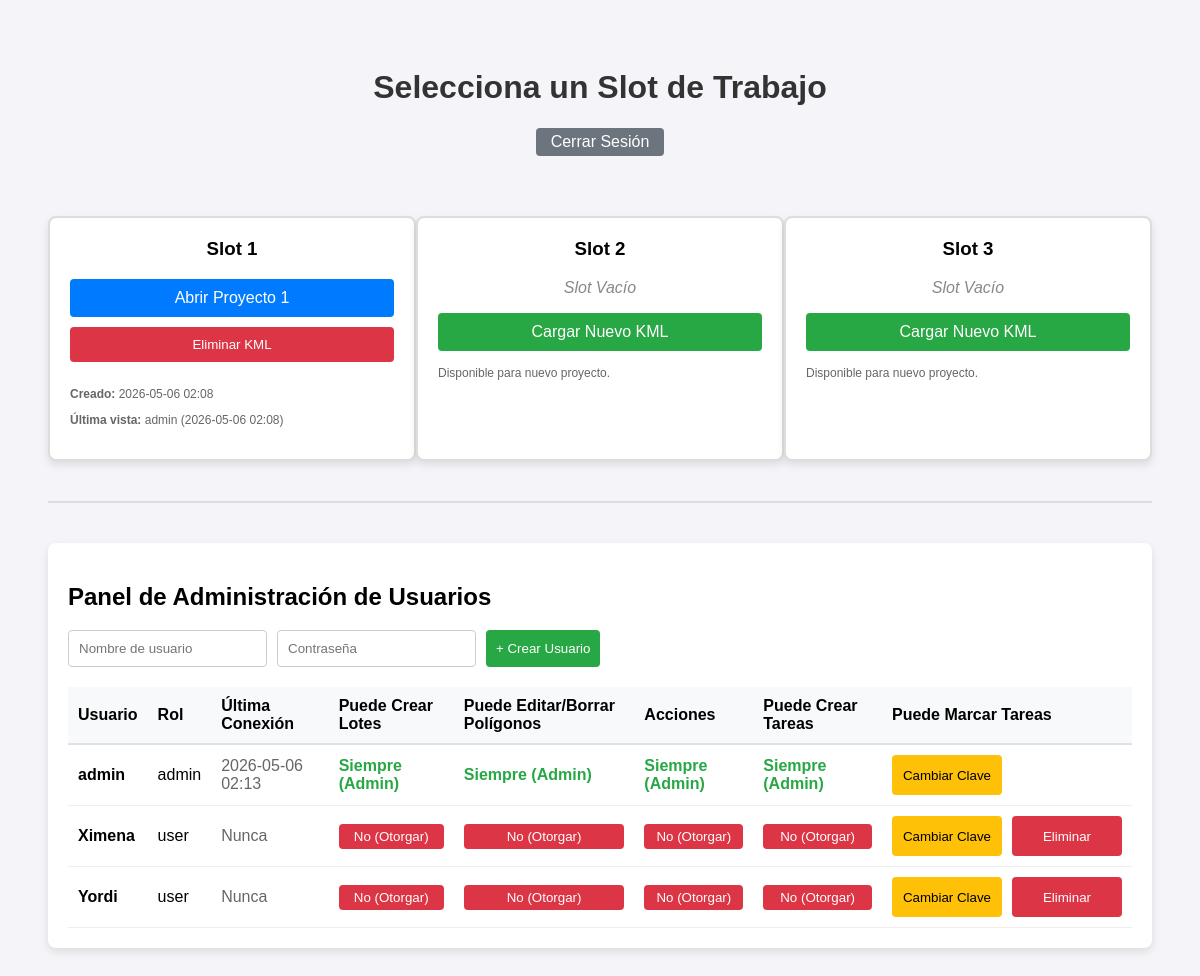
/dashboard (signed in), run on an earlier commit of the app's database.
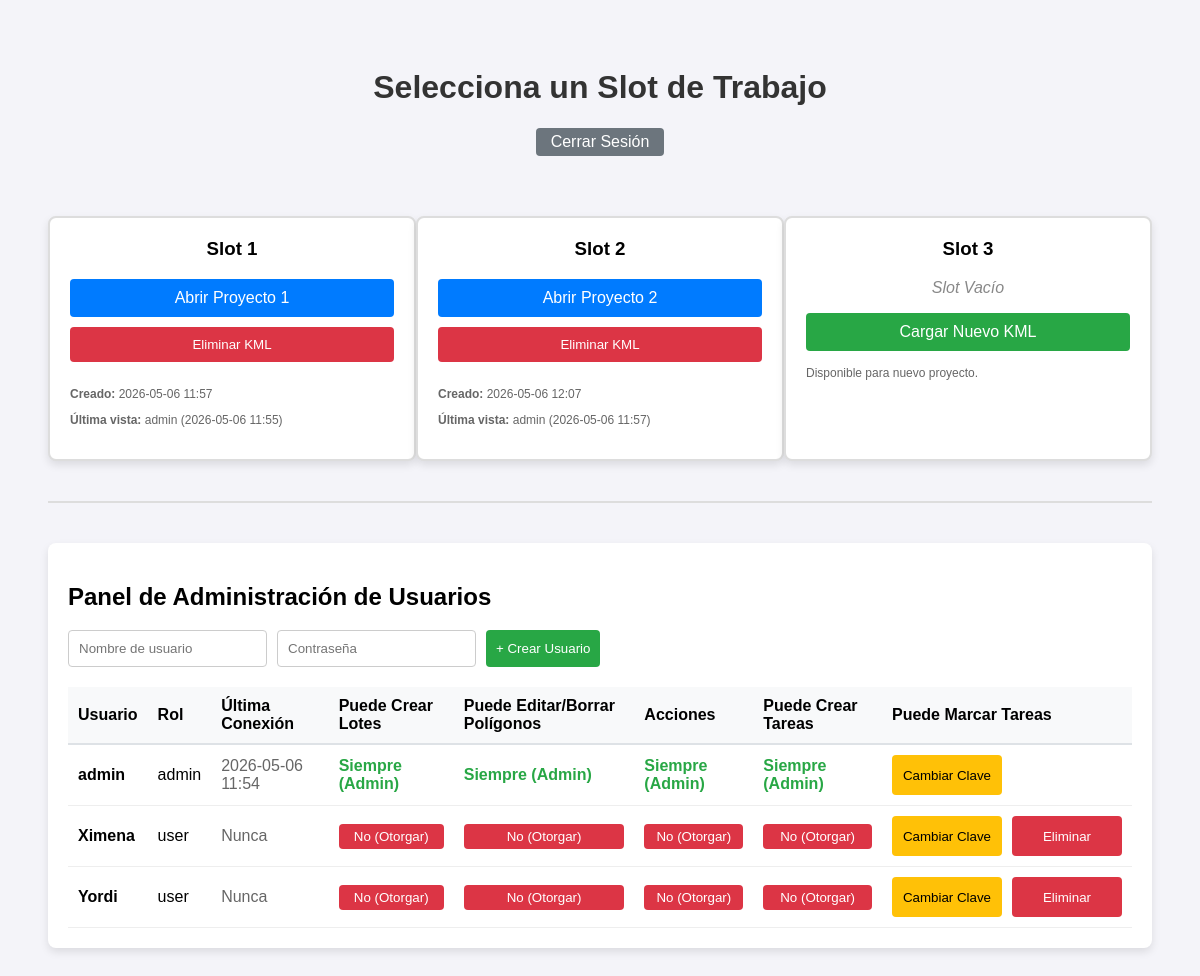
And on a later commit of the database.
### tables this page shows
CREATE TABLE slots
                 (id INTEGER PRIMARY KEY, nombre_real TEXT, slug TEXT, kml_data TEXT, 
                  creado_en TEXT, visto_por TEXT, visto_en TEXT);

CREATE TABLE usuarios
                 (id INTEGER PRIMARY KEY, username TEXT UNIQUE, password_hash TEXT,
                  rol TEXT, puede_agregar INTEGER, ultima_conexion TEXT, puede_editar INTEGER DEFAULT 0, puede_agregar_tareas INTEGER DEFAULT 0, puede_marcar_tareas INTEGER DEFAULT 0);

### app.py (the view)
@app.route('/dashboard')
def dashboard():
    if not session.get('logeado'):
        return redirect(url_for('login'))
    slots = database.obtener_todos_los_slots()
    lista_usuarios = []
    if session.get('rol') == 'admin':
        lista_usuarios = database.obtener_todos_los_usuarios()
    return render_template('dashboard.html', slots=slots, usuarios=lista_usuarios, rol_actual=session.get('rol'))

### database.py (called while the page is built)
def obtener_todos_los_slots():
    conn = sqlite3.connect(DB_PATH)
    c = conn.cursor()
    c.execute('SELECT id, nombre_real, slug, kml_data, creado_en, visto_por, visto_en FROM slots')
    slots = c.fetchall()
    conn.close()
    return slots

def obtener_todos_los_usuarios():
    conn = sqlite3.connect(DB_PATH)
    c = conn.cursor()
    c.execute('SELECT id, username, rol, puede_agregar, ultima_conexion, puede_editar, puede_agregar_tareas, puede_marcar_tareas FROM usuarios')
    usuarios = c.fetchall()
    conn.close()
    return usuarios

### templates/dashboard.html (shortened to what this page needs)
<!doctype html>
<html lang="es">
<head>
    <link rel="stylesheet" href="{{ url_for('static', filename='css/dashboard.css') }}">
</head>
<body>
    <h1>Selecciona un Slot de Trabajo</h1>
    <div style="text-align: center; margin-bottom: 20px;">
        <a href="/logout" class="btn" style="background-color: #6c757d; width: auto; padding: 5px 15px;">Cerrar Sesión</a>
    </div>
    <div class="slots-container">
        {% for slot in slots %}
        <div class="slot">
            <h3>Slot {{ slot[0] }}</h3>
            {% if slot[3] %}
            <a href="/adhesa/{{ slot[2] }}" class="btn">Abrir {{ slot[1]
                }}</a>
            <button onclick="abrirModal('{{ slot[0] }}')" class="btn btn-delete">
                Eliminar KML
            </button>
            <div class="metadata">
                <p><strong>Creado:</strong> {{ slot[4] }}</p>
                <p><strong>Última vista:</strong> {{ slot[5] }} ({{ slot[6]
                    }})</p>
            </div>
            {% else %}
            <p style="color: #888; font-style: italic">Slot Vacío</p>
            <form action="/cargar_kml/{{ slot[0] }}" method="POST" enctype="multipart/form-data">
                <label for="upload-{{ slot[0] }}" class="btn btn-empty" style="cursor: pointer; display: block">
                    Cargar Nuevo KML
                </label>
            </form>
            <div class="metadata">
                <p>Disponible para nuevo proyecto.</p>
            </div>
            {% endif %}
        </div>
        {% endfor %}
    </div>
    {% if rol_actual == 'admin' %}
    <hr style="margin: 40px 0; border: 1px solid #ddd" />
    <div style="
        background: white;
        padding: 20px;
        border-radius: 8px;
        box-shadow: 0 4px 8px rgba(0, 0, 0, 0.1);
        margin-top: 20px;
      ">
        <h2>Panel de Administración de Usuarios</h2>
        <form action="/admin/crear_usuario" method="POST" style="margin-bottom: 20px; display: flex; gap: 10px">
            <input type="text" name="nuevo_usuario" placeholder="Nombre de usuario" required
                style="padding: 10px; border: 1px solid #ccc; border-radius: 4px" />
            <input type="password" name="nueva_password" placeholder="Contraseña" required
                style="padding: 10px; border: 1px solid #ccc; border-radius: 4px" />
            <button type="submit" class="btn" style="width: auto; margin: 0; background-color: #28a745">
                + Crear Usuario
            </button>
        </form>
        <table style="width: 100%; border-collapse: collapse; text-align: left">
            <thead>
                <tr style="background-color: #f8f9fa; border-bottom: 2px solid #dee2e6">
                    <th style="padding: 10px">Usuario</th>
                    <th style="padding: 10px">Rol</th>
                    <th style="padding: 10px">Última Conexión</th>
                    <th style="padding: 10px">Puede Crear Lotes</th>
                    <th style="padding: 10px">Puede Editar/Borrar Polígonos</th>
                    <th style="padding: 10px">Acciones</th>
                    <th style="padding: 10px">Puede Crear Tareas</th>
                    <th style="padding: 10px">Puede Marcar Tareas</th>
                </tr>
            </thead>
            <tbody>
                {% for u in usuarios %}
                <tr style="border-bottom: 1px solid #eee">
                    <td style="padding: 10px; font-weight: bold">{{ u[1] }}</td>
                    <td style="padding: 10px">{{ u[2] }}</td>
                    <td style="padding: 10px; color: #666">
                        {{ u[4] if u[4] else 'Nunca' }}
                    </td>
                    <td style="padding: 10px">
                        {% if u[2] != 'admin' %}
                        <form action="/admin/toggle_permiso/{{ u[0] }}" method="POST" style="display: inline">
                            {% if u[3] == 1 %}
                            <button type="submit" class="btn" style="background: #28a745; margin: 0; padding: 5px 10px">
                                Sí (Quitar)
                            </button>
                            {% else %}
                            <button type="submit" class="btn" style="background: #dc3545; margin: 0; padding: 5px 10px">
                                No (Otorgar)
                            </button>
                            {% endif %}
                        </form>
                        {% else %}
                        <span style="color: #28a745; font-weight: bold">Siempre (Admin)</span>
                        {% endif %}
                    </td>
                    <td style="padding: 10px">
                        {% if u[2] != 'admin' %}
                        <form action="/admin/toggle_edicion/{{ u[0] }}" method="POST" style="display: inline">
                            {% if u[5] == 1 %}
                            <button type="submit" class="btn" style="background: #28a745; margin: 0; padding: 5px 10px">
                                Sí (Quitar)
                            </button>
                            {% else %}
                            <button type="submit" class="btn" style="background: #dc3545; margin: 0; padding: 5px 10px">
                                No (Otorgar)
                            </button>
                            {% endif %}
                        </form>
                        {% else %}
                        <span style="color: #28a745; font-weight: bold">Siempre (Admin)</span>
                        {% endif %}
                    </td>
                    <td style="padding: 10px">
                        {% if u[2] != 'admin' %}
                        <form action="/admin/toggle_agregar_tareas/{{ u[0] }}" method="POST" style="display: inline">
                            {% if u[6] == 1 %}
                            <button type="submit" class="btn" style="background: #28a745; margin: 0; padding: 5px 10px">Sí (Quitar)</button>
                            {% else %}
                            <button type="submit" class="btn" style="background: #dc3545; margin: 0; padding: 5px 10px">No (Otorgar)</button>
                            {% endif %}
                        </form>
                        {% else %}
                        <span style="color: #28a745; font-weight: bold">Siempre (Admin)</span>
                        {% endif %}
                    </td>
                    <td style="padding: 10px">
                        {% if u[2] != 'admin' %}
                        <form action="/admin/toggle_marcar_tareas/{{ u[0] }}" method="POST" style="display: inline">
                            {% if u[7] == 1 %}
                            <button type="submit" class="btn" style="background: #28a745; margin: 0; padding: 5px 10px">Sí (Quitar)</button>
                            {% else %}
                            <button type="submit" class="btn" style="background: #dc3545; margin: 0; padding: 5px 10px">No (Otorgar)</button>
                            {% endif %}
                        </form>
                        {% else %}
                        <span style="color: #28a745; font-weight: bold">Siempre (Admin)</span>
                        {% endif %}
                    </td>
                    <td style="padding: 10px">
                        <div style="display: flex; align-items: center; gap: 10px;">
                            <button type="button" onclick="abrirModalPass('{{ u[0] }}', '{{ u[1] }}')" class="btn" style="background: #ffc107; color: black; margin: 0; padding: 5px 10px; width: 110px; height: 40px; white-space: nowrap;">
                                Cambiar Clave
                            </button>
                            {% if u[2] != 'admin' %}
                            <form action="/admin/eliminar_usuario/{{ u[0] }}" method="POST" style="margin: 0;" onsubmit="return confirm('¿Seguro que deseas eliminar este usuario?');">
                                <button type="submit" class="btn btn-delete" style="margin: 0; padding: 5px 10px; width: 110px; height: 40px; white-space: nowrap;">
                                    Eliminar
                                </button>
                            </form>
                            {% endif %}
                        </div>
                    </td>
                </tr>
                {% endfor %}
            </tbody>
        </table>
    </div>
    {% endif %}
</body>
</html>

### static/css/dashboard.css (style rules this page uses)
body { font-family: sans-serif; background-color: #f4f4f9; padding: 40px; }
h1 { text-align: center; color: #333; }
.slots-container { display: flex; justify-content: space-around; margin-top: 50px; }
.slot { background: white; padding: 20px; border-radius: 8px; box-shadow: 0 4px 8px rgba(0, 0, 0, 0.1); width: 30%; text-align: center; border: 2px solid #ddd; }
.slot h3 { margin-top: 0; }
.btn { display: inline-block; width: 100%; padding: 10px; margin-bottom: 10px; background: #007bff; color: white; text-decoration: none; border: none; border-radius: 4px; cursor: pointer; box-sizing: border-box; }
.btn-delete { background: #dc3545; }
.btn-empty { background: #28a745; }
.metadata { font-size: 12px; color: #666; margin-top: 15px; text-align: left; }

What changed in the data, as far as the page shows it:
changed slots "Proyecto 1": creado_en "2026-05-06 02:08" → "2026-05-06 11:57"; visto_en "2026-05-06 02:08" → "2026-05-06 11:55"
changed slots id 2: nombre_real (not shown) → "Proyecto 2"; creado_en (not shown) → "2026-05-06 12:07"; visto_por (not shown) → "admin"; visto_en (not shown) → "2026-05-06 11:57"; no longer shows "Slot Vacío Cargar Nuevo KML Disponible para nuevo proyecto."
changed usuarios "admin": ultima_conexion "2026-05-06 02:13" → "2026-05-06 11:54"
